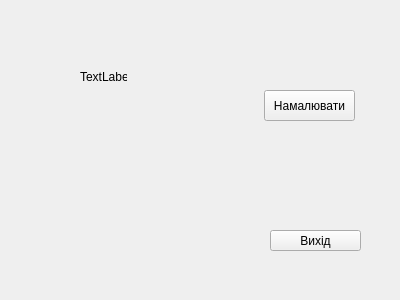
<?xml version="1.0" encoding="UTF-8"?>
<ui version="4.0">
 <class>MainWindow</class>
 <widget class="QMainWindow" name="MainWindow">
  <property name="geometry">
   <rect>
    <x>0</x>
    <y>0</y>
    <width>400</width>
    <height>300</height>
   </rect>
  </property>
  <property name="windowTitle">
   <string>MainWindow</string>
  </property>
  <widget class="QWidget" name="centralWidget">
   <widget class="QPushButton" name="pushButton">
    <property name="geometry">
     <rect>
      <x>264</x>
      <y>90</y>
      <width>91</width>
      <height>31</height>
     </rect>
    </property>
    <property name="text">
     <string>Намалювати</string>
    </property>
   </widget>
   <widget class="QPushButton" name="pushButton_2">
    <property name="geometry">
     <rect>
      <x>270</x>
      <y>230</y>
      <width>91</width>
      <height>21</height>
     </rect>
    </property>
    <property name="text">
     <string>Вихід</string>
    </property>
   </widget>
   <widget class="QLabel" name="label">
    <property name="geometry">
     <rect>
      <x>80</x>
      <y>70</y>
      <width>47</width>
      <height>13</height>
     </rect>
    </property>
    <property name="text">
     <string>TextLabel</string>
    </property>
   </widget>
  </widget>
 </widget>
 <layoutdefault spacing="6" margin="11"/>
 <resources/>
 <connections>
  <connection>
   <sender>pushButton_2</sender>
   <signal>clicked()</signal>
   <receiver>MainWindow</receiver>
   <slot>close()</slot>
   <hints>
    <hint type="sourcelabel">
     <x>275</x>
     <y>241</y>
    </hint>
    <hint type="destinationlabel">
     <x>69</x>
     <y>181</y>
    </hint>
   </hints>
  </connection>
 </connections>
</ui>
